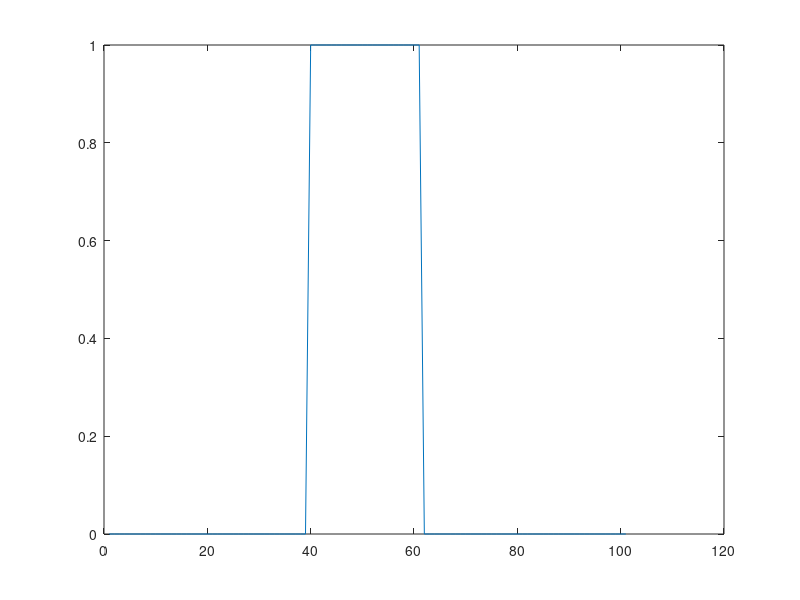
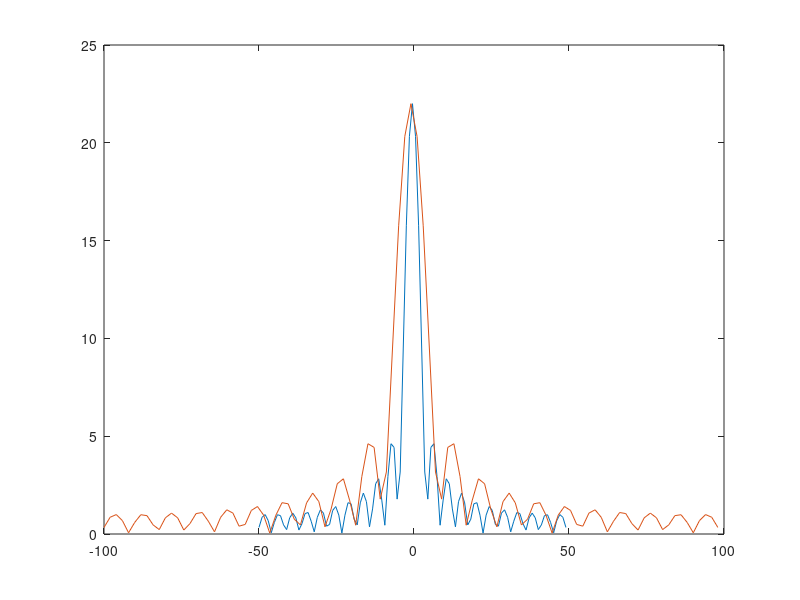

These charts were generated, in order, by the following MATLAB code:
%1.Generate a variable of zeros with length 101
x = zeros(1,101);
%2.Set the indices between 40 and 61 to 1, including 40 and 61
x(40:61) = 1;
figure
plot(x);
%3.Take the FFT of the signal. 
X = fft(x);
%4.Generate the zero-centered frequency domain for fs = 100 Hz.
fs = 1e2;
n = length(x);
fz = (-n/2:n/2 - 1) * (fs/n);
Xs = fftshift(X);
XX = abs(Xs);
%5.Plot the signal in the frequency domain.
figure
plot(fz,XX);
%6.Do the same for fs = 1 kHz, and plot it on the same figure
hold on;
fs = 2e2;
n = length(x);
fz = (-n/2:n/2-1) * (fs/n);
X = fft(x);
Xs = fftshift(X);
XX = abs(Xs);
plot(fz,XX);